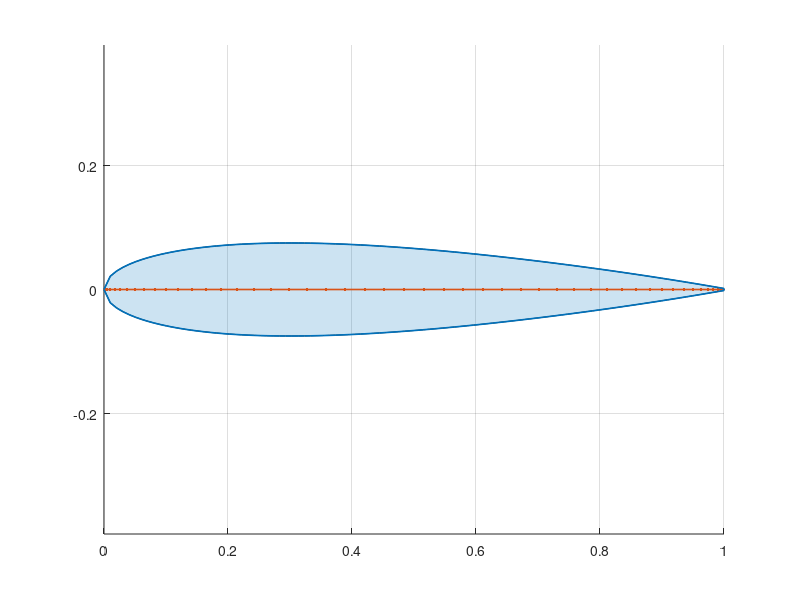
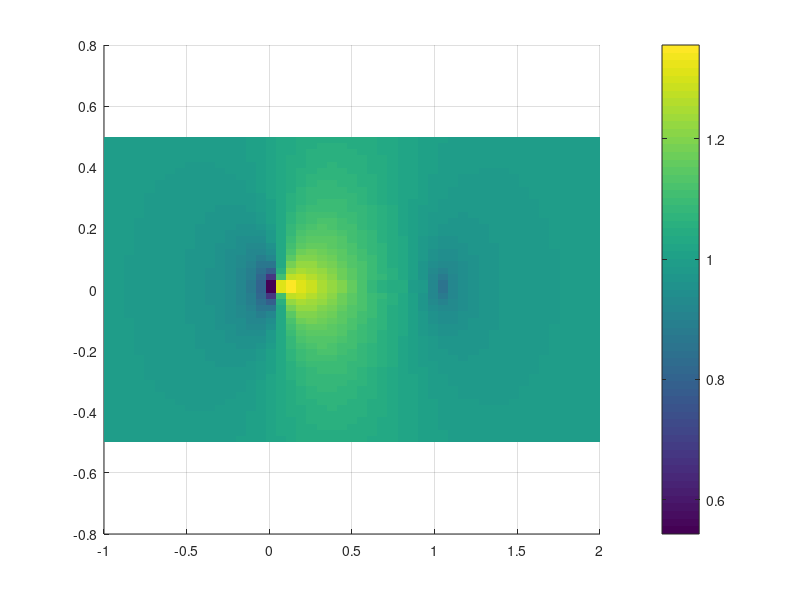
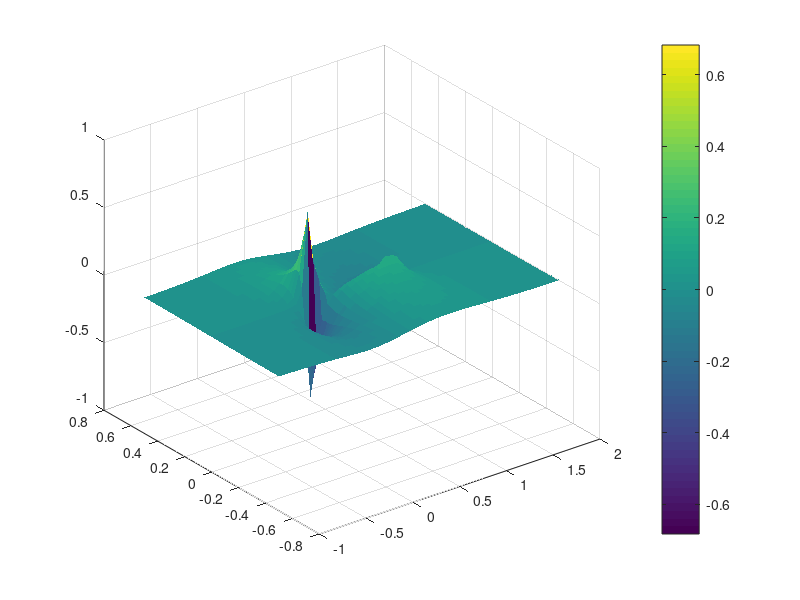
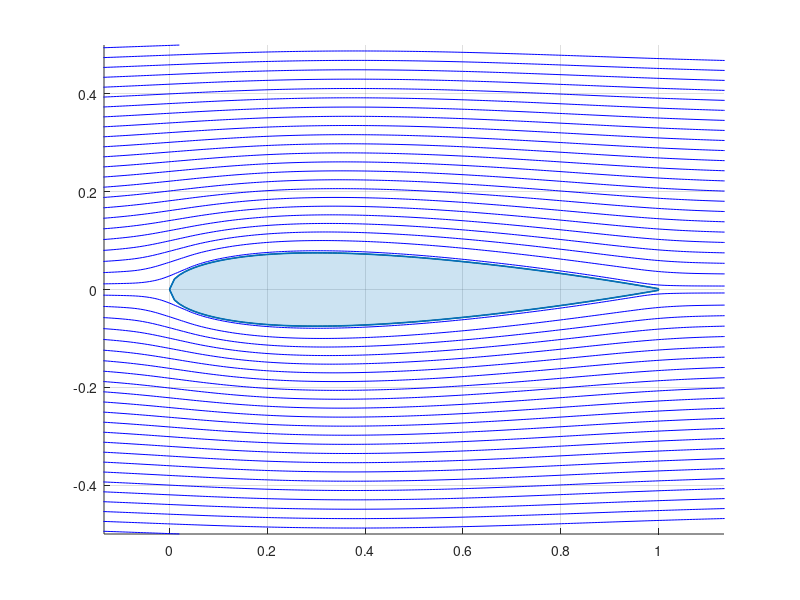

Here is the MATLAB script that generated these plots, in order:
clc
close all
clear variables

%% Parameters
xx = 15;          % last two NACA airfoil digits
c = 1;            % cord
t = xx/100;       % max thickness as fraction of cord

x_s = 1e-3;        % start of doublet line
x_f = c - 1e-3;    % end of doublet line
N = 50;            % number of doublet line sections

U_oo = 1;

%% Wing
% doublet line
theta_j = linspace(0, pi, N);
c_star = x_f - x_s;
t_j = c_star/2 * (1 - cos(theta_j)) + x_s;
x_i = ((t_j(1:end-1) + t_j(2:end))/2).';

% geometry
Y = @(x) 5*t * (0.2969 * sqrt(x) - ...
                0.1260 * x - ...
                0.3516 * x.^2 + ...
                0.2843 * x.^3 - ...
                0.1015 * x.^4);

%% Solver
A = 1./Y(x_i).*(atan((t_j(2:end) - x_i)./Y(x_i)) - ...
                atan((t_j(1:end-1) - x_i)./Y(x_i)));
% for i = 1:N-1
%     for j = 1:N-1
%         l = (t_j(j+1) - x_i(i))/Y(x_i(i));
%         m = (t_j(j) - x_i(i))/Y(x_i(i));
%         A2(i,j) = (atan(l) - atan(m))/Y(x_i(i));
%         fprintf('%f ', l)
%     end
%     fprintf('\n')
% end
b = ones(N-1, 1);

m_j = A\b;

u = @(x, y) U_oo*(1 + ...
                  sum(m_j.' .* ((t_j(2:end) - x)./(((t_j(2:end) - x).^2) + y^2) - ...
                                (t_j(1:end-1) - x)./(((t_j(1:end-1) - x).^2) + y^2))));
v = @(x, y) - U_oo*(sum(m_j.' .* (y./((t_j(2:end) - x).^2 + y^2) - ...
                                  y./((t_j(1:end-1) - x).^2 + y^2))));
% psi = @(x, y) U_oo*Y(x) - 1/(2*pi) * ...
%               sum(m_j.' .* (atan((t_j(2:end) - x)./Y(x)) - ...
%                             atan((t_j(1:end-1) - x)./Y(x))));
%% Plots
% plot parameters
lw = 1.2;    % line width
fs = 15;     % font size
ms = 7;      % marker size
load('colors.mat')

% temp
x = linspace(-1, 2, N);
y = linspace(-0.5, 0.5, N);
[X_grid, Y_grid] = meshgrid(x, y);
X_grid = X_grid.';
Y_grid = Y_grid.';
for i = 1:length(x)
    for j = 1:length(y)
        U(i,j) = u(x(i), y(j));
        V(i,j) = v(x(i), y(j));
    end
end

figure
hold on
geometry_x = linspace(0, c);
geometry_y = Y(geometry_x);
patch([geometry_x, fliplr(geometry_x)], ...
      [geometry_y, -fliplr(geometry_y)], ...
      colors.blue, 'FaceAlpha', 0.2)
plot(t_j, zeros(length(t_j), 1), '.', ...
     'LineWidth', lw, 'MarkerSize', ms, 'Color', colors.red)
plot(t_j, zeros(length(t_j), 1), ...
     'LineWidth', lw, 'Color', colors.red)
plot([geometry_x, fliplr(geometry_x)], ...
     [geometry_y, -fliplr(geometry_y)], ...
     'LineWidth', lw, 'Color', colors.blue)
axis equal
grid on
hold off

figure
hold on
surf(X_grid, Y_grid, U, 'LineStyle', 'none')
view(2)
colorbar
grid on
hold off

figure
hold on
surf(X_grid, Y_grid, V, 'LineStyle', 'none')
view(3)
colorbar
grid on
hold off

figure
hold on
geometry_x = linspace(0, c);
geometry_y = Y(geometry_x);
patch([geometry_x, fliplr(geometry_x)], ...
      [geometry_y, -fliplr(geometry_y)], ...
      colors.blue, 'FaceAlpha', 0.2)
plot([geometry_x, fliplr(geometry_x)], ...
     [geometry_y, -fliplr(geometry_y)], ...
     'LineWidth', lw, 'Color', colors.blue)

starty = linspace(min(min(Y_grid)), max(max(Y_grid)), 50);
startx = -1*ones(size(starty));
streamline(X_grid.', Y_grid.', U.', V.', startx, starty)
axis equal
ylim([min(min(Y_grid)), max(max(Y_grid))]);

grid on
hold off
